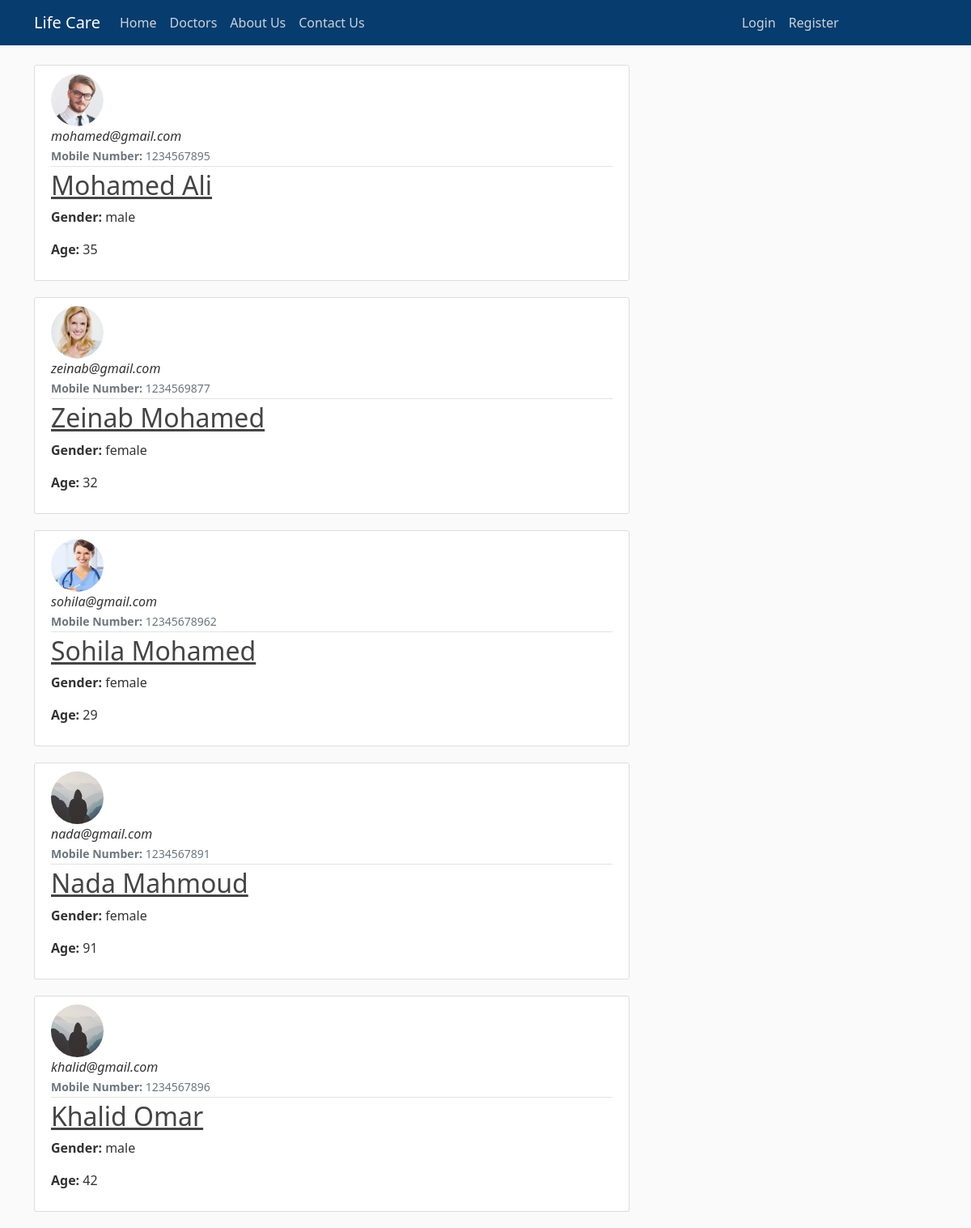
Page /doctors on the committed database.
### his/models.py (models this page shows, shortened)
class User(db.Model, UserMixin):
    id = db.Column(db.Integer, primary_key=True)
    username = db.Column(db.String(20), unique=True, nullable=False)
    national_id = db.Column(db.Integer, unique=True, nullable=False)
    email = db.Column(db.String(120), unique=True, nullable=False)
    image_file = db.Column(db.String(20), nullable=False, default='default.jpg')
    password = db.Column(db.String(60), nullable=False)
    mobile_number = db.Column(db.String, nullable=False)
    gender = db.Column(db.String(6), nullable=False)
    age = db.Column(db.Integer, nullable=False)
    role = db.Column(db.String(10), nullable=False, default='patient')
    doctor_id = db.Column(db.Integer, db.ForeignKey('user.id'), nullable=True)
    patients = db.relationship('User')
    medical_history = db.Column(db.Text, nullable=True)
    salary = db.Column(db.Text, nullable=True)
    scans = db.relationship('CTScan', backref='patient', lazy=True)

### his/routes.py (the view)
@app.route("/doctors")
def doctors():
    doctors = User.query.filter_by(role='doctor')
    return render_template('doctors.html', doctors=doctors)

### his/templates/doctors.html (shortened to what this page needs)
{% extends "layout.html" %}
{% block content %}
    {% for doctor in doctors %}
        <article class="media content-section">
          <img class="rounded-circle article-img" src="{{ url_for('static', filename='profile_pics/' + doctor.image_file) }}">
          <div class="media-body">
            <div class="article-metadata">
              <i class="mr-2">{{ doctor.email }}</i><br>
              <small class="text-muted"><strong>Mobile Number: </strong>{{ doctor.mobile_number }}</small>
            </div>
            {% if current_user.role != 'admin' %}
            <h2><a class="article-title" href="#">{{ doctor.username }}</a></h2>
            {% endif %}
            <p class="article-content"><strong>Gender: </strong>{{ doctor.gender }}</p>
            <p class="article-content"><strong>Age: </strong>{{ doctor.age }}</p>
          </div>
        </article>
    {% endfor %}
{% endblock content %}

### his/templates/layout.html (shortened to what this page needs)
<!DOCTYPE html>
<html lang="en">
<head>
    <link href="https://cdn.jsdelivr.net/npm/bootstrap@5.0.0-beta1/dist/css/bootstrap.min.css" rel="stylesheet"
>
    <link rel="stylesheet" type="text/css" href="{{ url_for('static', filename='main.css') }}">
</head>
<body >
    <header class="site-header">
        <nav class="navbar navbar-expand-md navbar-dark bg-steel fixed-top"  style="background-color:rgb(7, 60, 110);">
            <div class="container"  style= "background-color:rgb(7, 60, 110);">
                <a class="navbar-brand mr-4">Life Care</a>
                <div class="collapse navbar-collapse" id="navbarToggle">
                    <div class="navbar-nav mr-auto">
                        <a class="nav-item nav-link" href="{{ url_for('home') }}">Home</a>
                        <a class="nav-item nav-link" href="{{ url_for('doctors') }}">Doctors</a>
                        <a class="nav-item nav-link" href="{{ url_for('about') }}">About Us</a>
                        {% if current_user.role != 'admin' %}
                            <a class="nav-item nav-link" href="{{ url_for('contact_us') }}">Contact Us</a>
                        {% endif %}
                    </div>
                    <div class="navbar-nav" style="padding-left: 450px;">
                        {% if current_user.is_authenticated %}
                            <a class="nav-item nav-link" href="{{ url_for('logout') }}">Logout</a>
                        {% else %}
                            <a class="nav-item nav-link" href="{{ url_for('login') }}">Login</a>
                            <a class="nav-item nav-link" href="{{ url_for('register_patient') }}">Register</a>
                        {% endif %}
                    </div>
                </div>
            </div>
        </nav>
    </header>
    <main role="main" class="container">
        <div class="row">
            <div class="col-md-8">
                {% block content %}{% endblock %}
            </div>
        </div>
    </main>
</body>
</html>

### his/static/main.css (style rules this page uses)
body { background: #fafafa; color: #333333; margin-top: 5rem; }
h1, h2, h3, h4, h5, h6 { color: #10b8b8; }
.bg-steel { background-color: #5f788a; }
.site-header .navbar-nav .nav-link { color: #cbd5db; }
.content-section { background: #ffffff; padding: 10px 20px; border: 1px solid #dddddd; border-radius: 3px; margin-bottom: 20px; }
.article-title { color: #444444; }
.article-content { white-space: pre-line; }
.article-img { height: 65px; width: 65px; margin-right: 16px; }
.article-metadata { padding-bottom: 1px; margin-bottom: 4px; border-bottom: 1px solid #e3e3e3 }

### rows in the picture
User: image_file (picture), email "mohamed@gmail.com", mobile_number "1234567895", username "Mohamed Ali", gender "male", age "35"
User: image_file (picture), email "zeinab@gmail.com", mobile_number "1234569877", username "Zeinab Mohamed", gender "female", age "32"
User: image_file (picture), email "sohila@gmail.com", mobile_number "12345678962", username "Sohila Mohamed", gender "female", age "29"
User: image_file (placeholder picture), email "nada@gmail.com", mobile_number "1234567891", username "Nada Mahmoud", gender "female", age "91"
User: image_file (placeholder picture), email "khalid@gmail.com", mobile_number "1234567896", username "Khalid Omar", gender "male", age "42"
